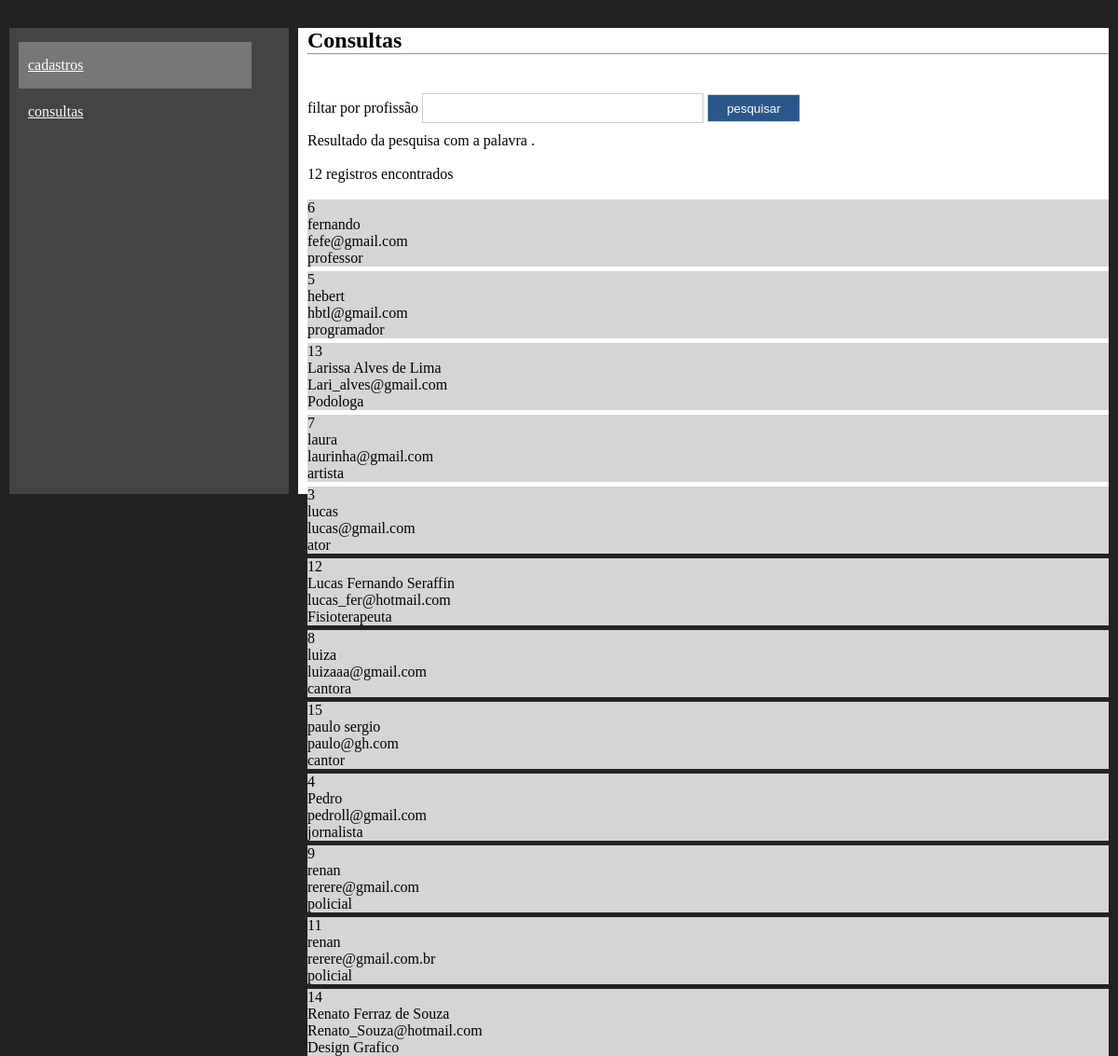
/consultas.php, run on the app's committed database.
### tables this page shows
CREATE TABLE `usuarios` (
  `codigo` int(11) NOT NULL,
  `nome` varchar(40) NOT NULL,
  `email` varchar(50) NOT NULL,
  `profissao` varchar(40) NOT NULL
);

### consultas.php (the view, shortened to what this page needs)
<?php
include_once("conexao.php");
$filtro = isset($_GET['filtro'])?$_GET['filtro']:"";
$sql = "select * from usuarios where profissao like '%$filtro%' order by nome";
$consulta = mysqli_query($conexao,$sql);
$registros = mysqli_num_rows($consulta);
?>
<!DOCTYPE html>
<html>
    <head>
        <link rel="stylesheet" href="_css/estilo.css">
    </head>
    <body>
        <div class="container">
        <nav>
        <ul class="menu">
            <a href="index.php"><li>cadastros</li></a>
            <a href="consultas.php"><li>consultas</li></a>
        </ul>
        </nav>
        <section>
            <h1> Consultas</h1>
            <hr><br><br>
            <form method="get" action="">
            filtar por profissão <input type="text" name="filtro" class="campo" required autofocus;>
            <input type="submit" value="pesquisar" class="btn">
            </form>
            <?php
            print "Resultado da pesquisa com a palavra <strong> $filtro</strong>.<br><br>";
            print " $registros registros encontrados";
            print "<br><br>";
            while($exibirRegistros = mysqli_fetch_array($consulta)){
                $codigo = $exibirRegistros [0];
                $nome = $exibirRegistros [1];
                $email = $exibirRegistros [2];
                $profissao = $exibirRegistros [3];
                print "<article>";
                print "$codigo<br>";
                print "$nome<br>";
                print "$email<br>";
                print "$profissao";
                print "</article>";
            }
            ?>
        </section>
        </div>
    </body>
</html>

### _css/estilo.css (style rules this page uses)
* { margin: 0; padding: 0; }
a { text-decoration: nome; color: #fff; }
body { background-color: #222; font-family: Verdana; font-size: 100%; }
.container { margin: auto; width: 1200px; margin-top: 20px; padding: 10px; }
nav { width: 300px; height: 500px; background-color: #444; float: left; box-sizing: border-box; padding: 10px; }
section { width: 870px; height: 500px; margin-left: 10px; float: left; background-color: #fff; box-sizing: border-box; padding-left: 10px; }
ul.menu { list-style-type: none; }
ul.menu { width: 250px; height: 50px; line-height: 50px; background-color: #777; color: #fff; margin-top: 5px; box-sizing: border-box; padding-left: 10px; }
.btn { width: 100px; height: 30px; border: 1px solid #ddd; background-color: #2a578b; color: #fff; cursor: pointer; }
.campo { width: 300px; height: 30px; border: 1px solid #ccc; margin-top: 5px; margin-bottom: 10px; }
article { width: 100%; box-sizing: border-box; padding 10px; background-color: #d6d5d5; margin-bottom: 5px; }

### data on the page
usuarios: codigo "6", nome "fernando", email "fefe@gmail.com", profissao "professor"
usuarios: codigo "5", nome "hebert", email "hbtl@gmail.com", profissao "programador"
usuarios: codigo "13", nome "Larissa Alves de Lima", email "Lari_alves@gmail.com", profissao "Podologa"
usuarios: codigo "7", nome "laura", email "laurinha@gmail.com", profissao "artista"
usuarios: codigo "3", nome "lucas", email "lucas@gmail.com", profissao "ator"
usuarios: codigo "12", nome "Lucas Fernando Seraffin", email "lucas_fer@hotmail.com", profissao "Fisioterapeuta"
usuarios: codigo "8", nome "luiza", email "luizaaa@gmail.com", profissao "cantora"
usuarios: codigo "15", nome "paulo sergio", email "paulo@gh.com", profissao "cantor"
usuarios: codigo "4", nome "Pedro", email "pedroll@gmail.com", profissao "jornalista"
usuarios: codigo "9", nome "renan", email "rerere@gmail.com", profissao "policial"
usuarios: codigo "11", nome "renan", email "rerere@gmail.com.br", profissao "policial"
usuarios: codigo "14", nome "Renato Ferraz de Souza", email "Renato_Souza@hotmail.com", profissao "Design Grafico"

### other printed values
$registros "12"
